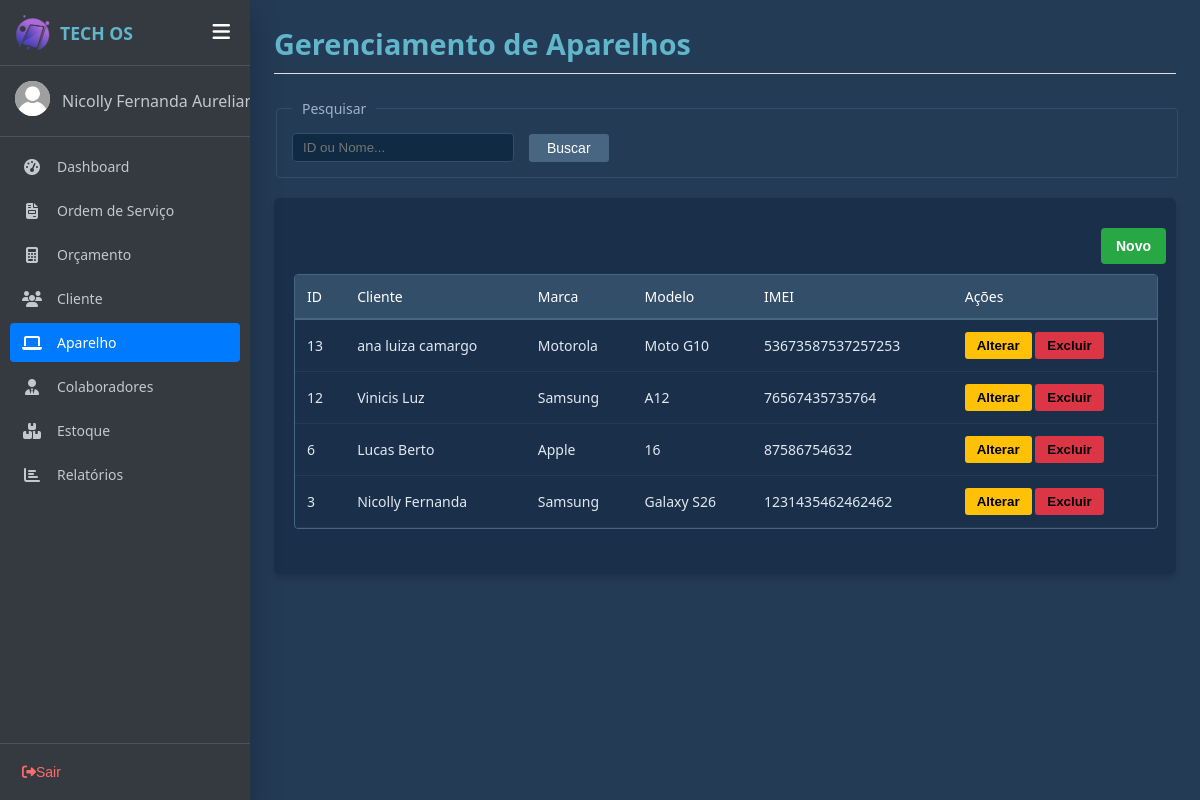
Screenshot of /aparelho.php (signed in) with the database file from the repository.
### tables this page shows
CREATE TABLE `aparelho` (
  `idAparelho` int(11) NOT NULL COMMENT 'Número identificador do aparelho dentro do sistema',
  `historicoAparelho` varchar(500) NOT NULL COMMENT 'histórico do aparelho',
  `Cliente_idCliente` int(11) NOT NULL COMMENT 'identificador do cliente cadastrado com esse aparelho',
  `imeiAparelho` varchar(50) NOT NULL COMMENT 'número do identificador do aparelho',
  `Modelo_idModelo` varchar(25) NOT NULL COMMENT 'identificador do modelo cadastrado deste aparelho'
);

CREATE TABLE `clientes` (
  `idCliente` int(11) NOT NULL COMMENT 'Número de identificação do cliente',
  `nomeCliente` varchar(150) NOT NULL COMMENT 'Nome do cliente que será cadastrado ',
  `cpfCliente` varchar(15) NOT NULL COMMENT 'CPF completo do cliente',
  `emailCliente` varchar(150) NOT NULL COMMENT 'Endereço de email principal para contato e notificações',
  `telefoneCliente` varchar(20) NOT NULL COMMENT 'O número para contato com o cliente',
  `cepCliente` varchar(10) NOT NULL COMMENT 'O CEP para identificar o endereço do cliente',
  `enderecoCliente` varchar(30) NOT NULL COMMENT 'O nome da rua em que mora',
  `numeroCliente` varchar(20) NOT NULL COMMENT 'Número da residência',
  `complementoCliente` varchar(50) NOT NULL COMMENT 'O complemento opcional para identificar onde o cliente mora',
  `bairroCliente` varchar(40) NOT NULL COMMENT 'O bome do Bairro do cliente',
  `cidadeCliente` varchar(30) NOT NULL COMMENT 'O nome da cidade em que reside',
  `estadoCliente` varchar(30) NOT NULL COMMENT 'O nome do Estado em que mora'
);

CREATE TABLE `marca` (
  `idMarca` int(11) NOT NULL COMMENT 'Chave primária de identificação da marca',
  `nomeMarca` varchar(100) NOT NULL COMMENT 'Marca do produto'
);

CREATE TABLE `modelo` (
  `idModelo` int(11) NOT NULL COMMENT 'Chave primária de identificação do modelo do aparelho',
  `nomeModelo` varchar(100) NOT NULL COMMENT 'nome do modelo do aparelho',
  `Marca_idMarca` int(11) NOT NULL
);

### php/funcaoAparelho.php (the view, shortened to what this page needs)
<?php
function listaAparelho($pesquisa = null){
    $html = "";
    $conn = function_exists('obterConexao') ? obterConexao() : null;
    $sql = "SELECT a.idAparelho, a.Cliente_idCliente, mo.Marca_idMarca, a.Modelo_idModelo, a.imeiAparelho,
                   c.nomeCliente, m.nomeMarca, mo.nomeModelo
            FROM aparelho a
            LEFT JOIN clientes c ON a.Cliente_idCliente = c.idCliente
            LEFT JOIN modelo mo ON a.Modelo_idModelo = mo.idModelo
            LEFT JOIN marca m ON mo.Marca_idMarca = m.idMarca";
    $sql .= " ORDER BY a.idAparelho DESC";
    if (isset($conn)) {
        $result = mysqli_query($conn, $sql);
        if ($result && mysqli_num_rows($result) > 0) {
            foreach ($result as $coluna) {
                $id = $coluna['idAparelho'];
                $idCliente = $coluna['Cliente_idCliente'] ?? 0;
                $idMarca = $coluna['Marca_idMarca'] ?? 0;
                $nomeCliente = (!empty($coluna['nomeCliente'])) ? $coluna['nomeCliente'] : 'Cliente Não Vinculado (ID: ' . $idCliente . ')';
                $nomeMarca = (!empty($coluna['nomeMarca'])) ? $coluna['nomeMarca'] : 'Marca Não Associada';
                $modelo = (!empty($coluna['nomeModelo'])) ? $coluna['nomeModelo'] : 'Não informado';
                $imei = $coluna['imeiAparelho'];
                $html .= "<tr>
                    <td>{$id}</td>
                    <td>".htmlspecialchars($nomeCliente, ENT_QUOTES, 'UTF-8')."</td>
                    <td>".htmlspecialchars($nomeMarca, ENT_QUOTES, 'UTF-8')."</td>
                    <td>".htmlspecialchars($modelo, ENT_QUOTES, 'UTF-8')."</td>
                    <td>".htmlspecialchars($imei, ENT_QUOTES, 'UTF-8')."</td>
                    <td>
                        <button type='button' class='btn-aviso btn-alterar'
                                data-id='{$id}'
                                data-cliente='{$idCliente}'
                                data-marca='{$idMarca}'
                                data-modelo='".htmlspecialchars($modelo, ENT_QUOTES, 'UTF-8')."'
                                data-imei='".htmlspecialchars($imei, ENT_QUOTES, 'UTF-8')."'>
                                Alterar
                        </button>
                        <button type='button' class='btn-perigo btn-excluir'
                                data-id='{$id}' title='Excluir'>
                                Excluir
                        </button>
                    </td>
                </tr>";
            }
        }
    }
    return $html;
}
?>

### css/aparelhos.css (style rules this page uses)
.dashboard-table td { padding: 12px; border-bottom: 1px solid #243b53; color: #e2e8f0; }
.btn-excluir { background-color: #dc3545; color: black; border: none; padding: 6px 12px; border-radius: 3px; font-weight: bold; cursor: pointer; }
.btn-perigo { background-color: #dc3545; }
.btn-alterar { background-color: #ffc107; color: #000; border: none; padding: 6px 12px; border-radius: 3px; cursor: pointer; font-weight: bold; }

### css/sidebar.css (style rules this page uses)
:root { --sidebar-bg: #343a40; --sidebar-hover: rgba(255, 255, 255, 0.1); --sidebar-active: #007bff; --text-color: #c2c7d0; --sidebar-width: 250px; }
body { margin: 0; font-family: 'Segoe UI', Tahoma, Geneva, Verdana, sans-serif; display: flex; background-color: #243b55; color: #ffffff; min-height: 100vh; transition: padding-left 0.3s ease; padding-left: var(--sidebar-width); }

### rows the page displays
aparelho: idAparelho "13", clientes.nomeCliente "ana luiza camargo", marca.nomeMarca "Motorola", modelo.nomeModelo "Moto G10", imeiAparelho "53673587537257253"
aparelho: idAparelho "12", clientes.nomeCliente "Vinicis Luz", marca.nomeMarca "Samsung", modelo.nomeModelo "A12", imeiAparelho "76567435735764"
aparelho: idAparelho "6", clientes.nomeCliente "Lucas Berto", marca.nomeMarca "Apple", modelo.nomeModelo "16", imeiAparelho "87586754632"
aparelho: idAparelho "3", clientes.nomeCliente "Nicolly Fernanda", marca.nomeMarca "Samsung", modelo.nomeModelo "Galaxy S26", imeiAparelho "1231435462462462"

### other values shown
nomeFuncionario($idLogado) "Nicolly Fernanda…"
